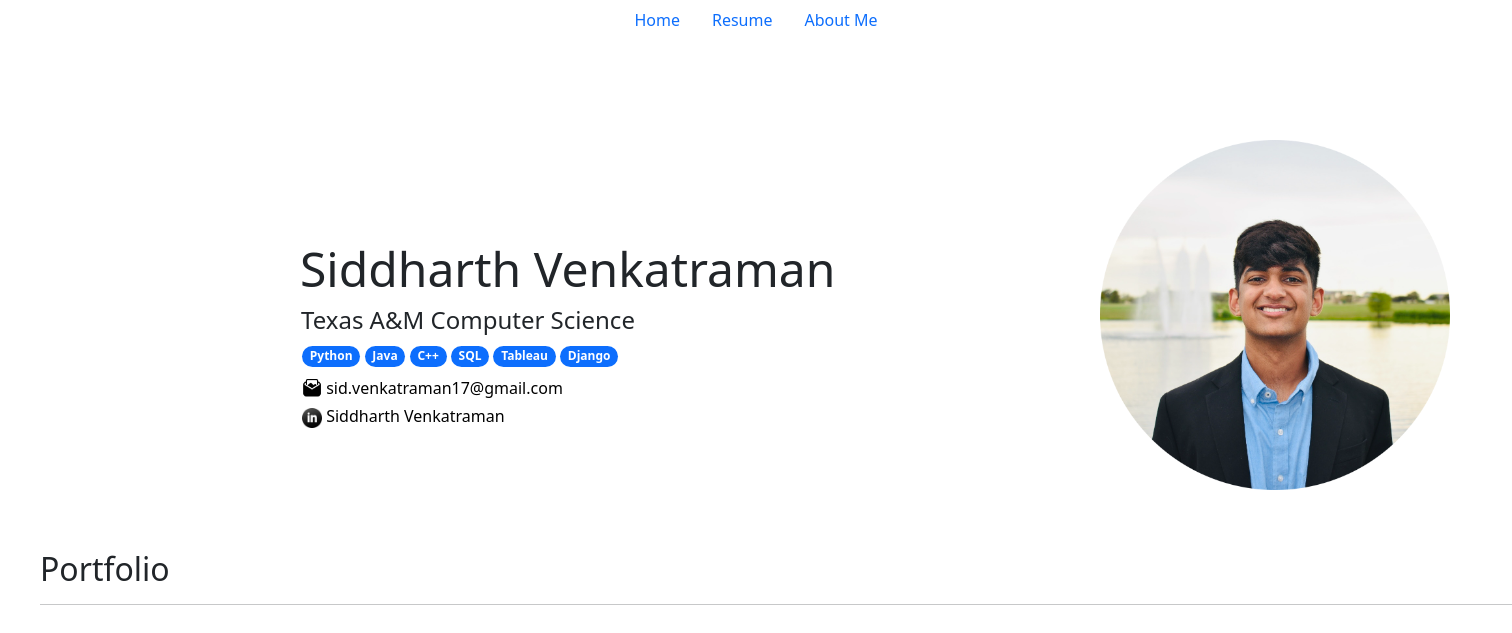
Before: / with the older database file.
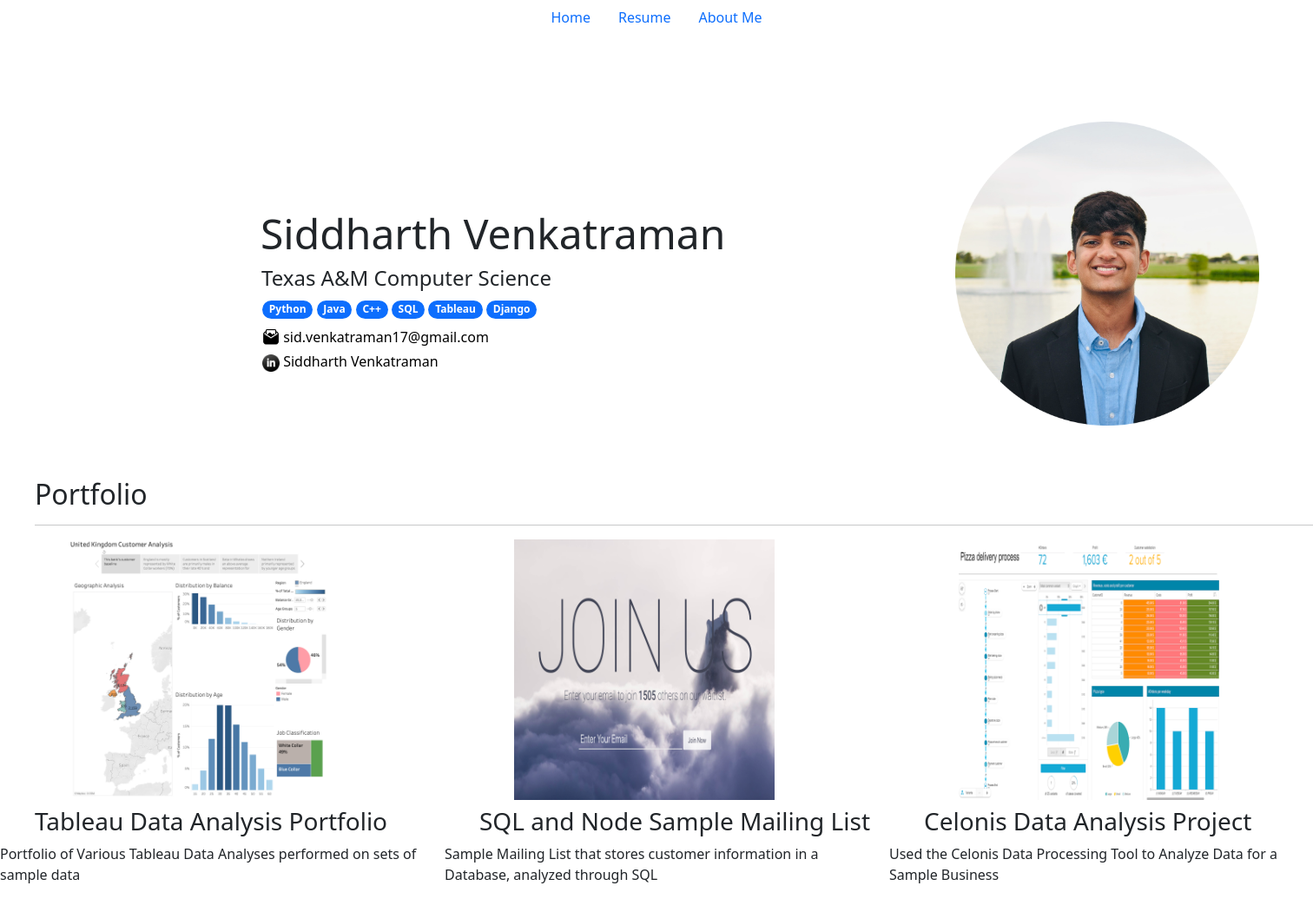
After: the same page with the newer database file.
### portfolio/models.py (models this page shows)
class Project(models.Model):
    title = models.CharField(max_length=100)
    description = models.CharField(max_length=250)
    image = models.ImageField(upload_to='portfolio/images/')
    url = models.URLField(blank=True)

### portfolio/views.py (the view)
# urls.py: 2. Add a URL to urlpatterns:  path('', views.home, name='home')
def home(request):
    projects = Project.objects.all()
    return render(request, 'portfolio/home.html', {'projects':projects})

### portfolio/templates/portfolio/home.html
{% extends 'portfolio/base.html' %}
{% block content %}
    {% load static %}
      <img src="{% static 'portfolio/ZLHeadshotCircleBrighter.png' %}" height = 350 width=350 style="position:absolute; left:1100px; top:140px;">
    <h1  class="font-weight-bold" style="font-size:48px; margin-top: 200px; position:relative; left: 300px;"> Siddharth Venkatraman</h1>
    <h2 class="font-weight:bold;" style="font-size:24px; position:relative; left: 301px;"> Texas A&M Computer Science </h2>
    <span class="badge rounded-pill bg-primary" style="text-align:left; margin-left:302px; position:relative;">Python</span>
    <span class="badge rounded-pill bg-primary" style="position:relative;"> Java</span>
    <span class="badge rounded-pill bg-primary" style="position:relative; "> C++</span>
    <span class="badge rounded-pill bg-primary" style="position:relative; "> SQL</span>
    <span class="badge rounded-pill bg-primary" style="position:relative; "> Tableau</span>
    <span class="badge rounded-pill bg-primary" style="position:relative; "> Django</span>
    <h2 class="font-weight:bold;" style=" margin-top:30px; font-size:16px; position:relative; left: 302px; bottom:18px">
      <img src="{% static 'portfolio/emailIcon.png' %}" height =20 width = 20>
      <a href = "mailto: sid.venkatraman17@gmail.com" style="text-decoration:none; color:#000000">
      sid.venkatraman17@gmail.com
      </a>
     </h2>
    <h2 class="font-weight:bold;" style="font-size:16px; position:relative; left: 302px;bottom:18px">
      <img src="{% static 'portfolio/LinkedinIcon.png' %}" height=20 width=20>
      <a href="https://www.linkedin.com/in/siddharth-venkatraman-b8582a1b4/" target="_blank" style="text-decoration:none; color:#000000"> Siddharth Venkatraman </a>
    </h2>
    <br>
    <br>
    <h2 class="mt-5" style= "position:relative; left: 40px;">Portfolio</h2>
    <hr style= "position:relative; left: 40px;">
    <div class="row">
  {% for project in projects %}
  <div class="col-lg-4 col-md-6" style="position relative; left:40px">
    {% if project.url %}
    <a href="{{ project.url }}">
      <img src="{{ project.image.url }}" class="img-fluid mb-2" height = 300 width = 300 style="position:relative; left: 80px;">
    </a>
    {% else %}
    <img src="{{ project.image.url }}" class="img-fluid mb-2">
    {% endif %}
    <h3 style= "position:relative; left: 40px;">{{ project.title }}</h3>
    <p>{{ project.description }}</p>
  </div>
  {% endfor %}
</div>
{% endblock %}

### portfolio/templates/portfolio/base.html (shortened to what this page needs)
{% load static %}
<html lang="en">
  <head>
    <link href="https://cdn.jsdelivr.net/npm/bootstrap@5.0.2/dist/css/bootstrap.min.css" rel="stylesheet">
  </head>
  <body>
    <ul class="nav justify-content-center">
      <li class="nav-item">
        <a class="nav-link active" href="{% url 'home' %}">Home</a>
      </li>
      <li class="nav-item">
        <a class="nav-link" href="{% static 'portfolio/SiddharthVenkatramanResume.pdf' %}" target="_blank">Resume</a>
      </li>
      <li class="nav-item">
        <a class="nav-link" href="{% url 'about' %}" tabindex="-1" aria-disabled="true">About Me</a>
      </li>
    </ul>
{% block content %}{% endblock %}
  </body>
</html>

Changed rows visible on the page:
now on this page (row edited): Project: image (picture), title "Tableau Data Analysis Portfolio", description "Portfolio of Various Tableau Data Analyses performed on sets of sample data"
added Project: image (picture), title "SQL and Node Sample Mailing List", description "Sample Mailing List that stores customer information in a Database, analyzed through SQL"
added Project: image (picture), title "Celonis Data Analysis Project", description "Used the Celonis Data Processing Tool to Analyze Data for a Sample Business"
